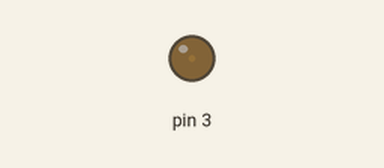
A sketch run on a simulated Arduino Uno, built with avr-gcc and run on an emulated ATmega328P. Shown: output pins drawn as LEDs (lit = HIGH).

Above: at 0.05 s.
At 0.65 s:
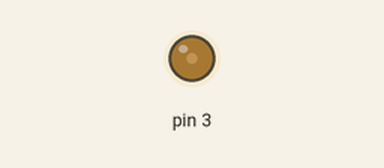
At 1.3 s:
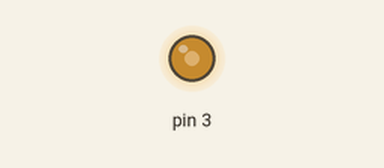
At 2.55 s:
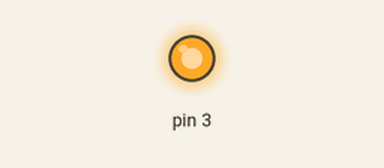
Timing chart, 0 to 5.9 s (numbered marks = the images above):
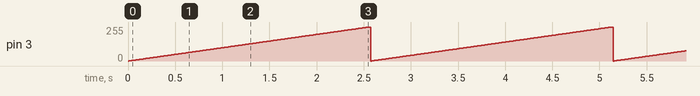

Measured:
- by itself, pin 3: ramps from 0/255 to 255/255 and jumps back, once every 2.6 s

The sketch:

AU_led_brightness1.ino
```cpp
void setup() {
  // put your setup code here, to run once:


}

void loop() {
  // put your main code here, to run repeatedly:
  increment();
  delay(10);
  decrement();

}

void increment(){
  for(int i= 0;i <= 255 ;i++){
    analogWrite(3 , i);
    delay(10);
  }
}

void decrement(){
  for(int j= 0;j >= 255 ;j--){
    analogWrite(5 , j);
    delay(10);
  }
}
```
